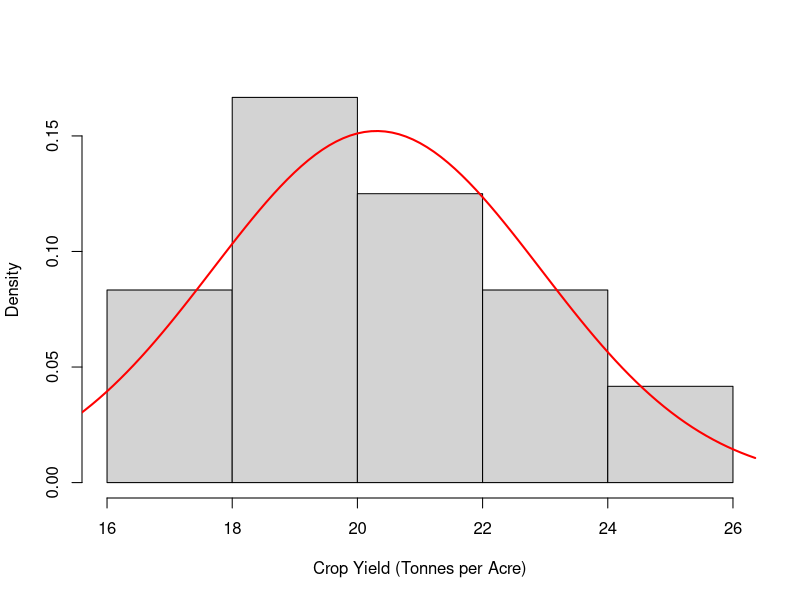
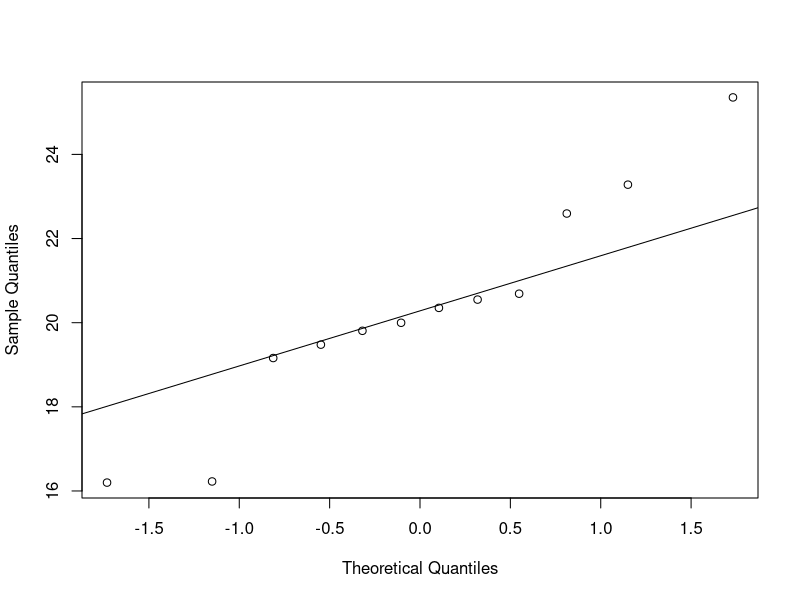
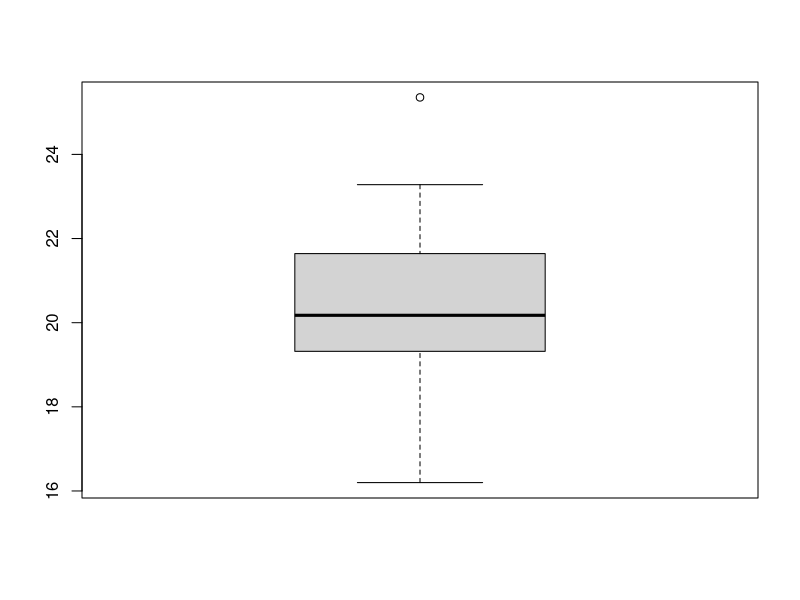
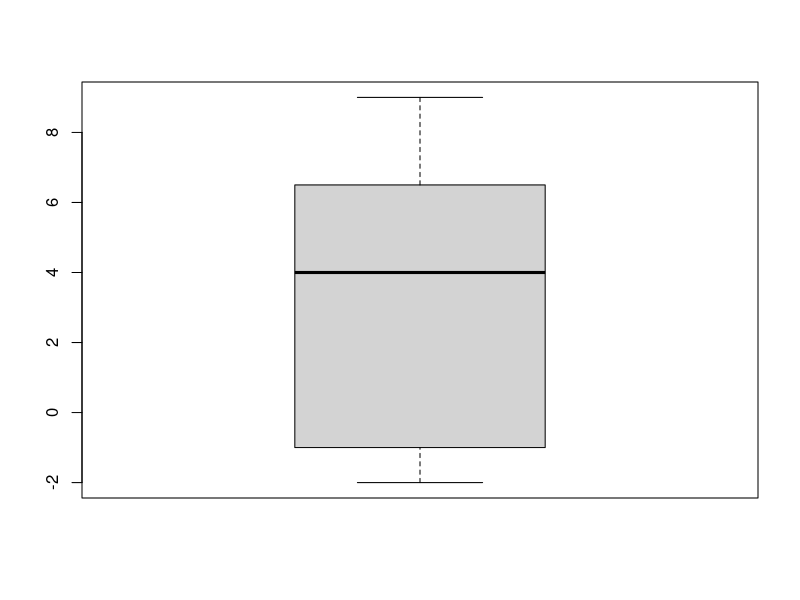
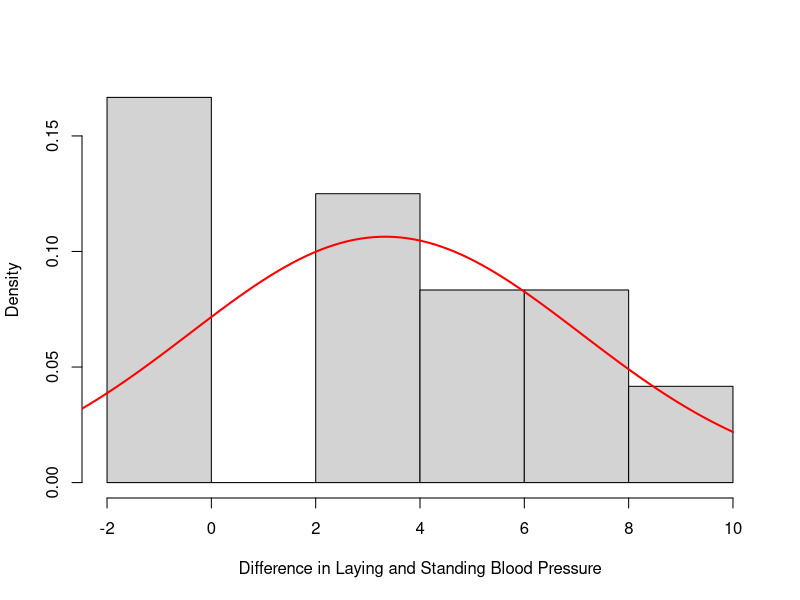
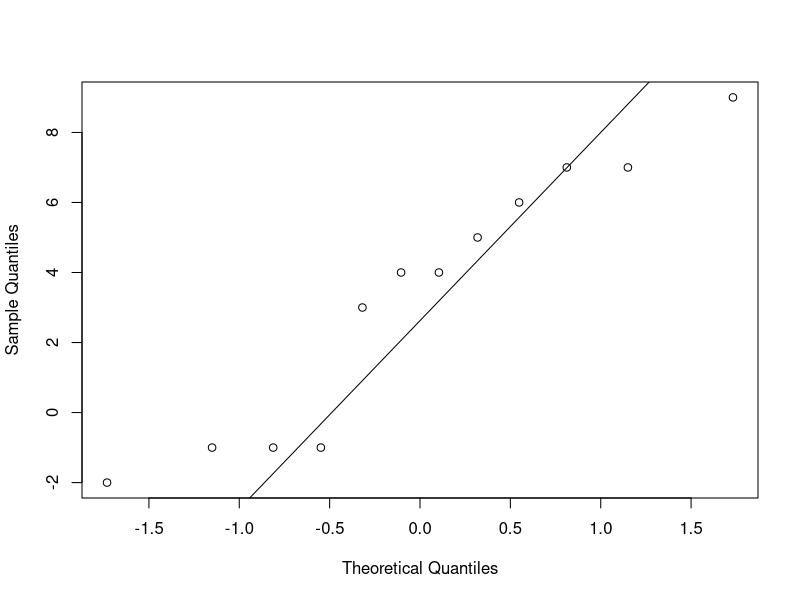

Write the R code that produced these figures, in order.
## ---- chunk 1
rm(list=ls())  # Remove the background variables,...
## ---- chunk 2

n = 44

xbar = 15.59

sd = 2.55

sem = sd / sqrt(n)

alpha = 0.05

dof = n - 1

margin_of_error = abs(qt(alpha/2, dof)) * sem

ci_lower_bound = xbar - margin_of_error
ci_upper_bound = xbar + margin_of_error

cat("Confidence Interval: [",ci_lower_bound,",",ci_upper_bound,"]\n")

## ---- chunk 3

library(pwr)

mu0 = 20

t = (xbar - mu0) / sem
t

#Degrees of freedom is still 43

p_value = 2 * pt(-abs(t), dof)
p_value

cohen_d = (xbar - mu0) / sd

power_analysis = pwr.t.test(n = n, d = cohen_d, sig.level = 0.05, type = "one.sample", alternative = "two.sided")
print(power_analysis)




## ---- chunk 4
yield=c(20.352, 25.355, 20.689, 22.595, 19.478, 23.281, 19.160, 19.807, 20.549, 16.226, 16.199, 19.998)

write.csv(yield, file = "yield.csv")

## ---- chunk 5

DATA = yield
hist(DATA,                   
     freq = F,
     xlab = "Crop Yield (Tonnes per Acre)", 
     main = "")
curve(dnorm(x, mean(DATA), sd(DATA)),
      min(DATA)-1,      
      max(DATA)+1,                 
      col = "red",                 
      lwd = 2,                     
      add = TRUE)                 

qqnorm(DATA,                            
       main = "",                     
       xlab = "Theoretical Quantiles",
       ylab = "Sample Quantiles")    

qqline(DATA)

shapiro.test(DATA)

boxplot(DATA)

## ---- chunk 6
mu0 = 20
alpha = 0.05
dof = length(DATA) - 1
sd = sd(DATA)
sem = sd / sqrt(length(DATA))
xbar = mean(DATA)

t.test(DATA, mu = mu0, alternative = "greater")


margin_of_error = abs(qt(alpha/2, dof)) * sem

ci_lower_bound = xbar - margin_of_error
ci_upper_bound = xbar + margin_of_error

cat("Confidence Interval: [",ci_lower_bound,",",ci_upper_bound,"]\n") # Print the confidence interval


## ---- chunk 7

cohen_d = (xbar - mu0) / sd

pwr.t.test(n = length(DATA), d = cohen_d, sig.level = 0.05, type = "one.sample", alternative = "greater")


pwr.t.test(power = 0.8, d = cohen_d, sig.level = 0.05, type = "one.sample", alternative = "greater")

## ---- chunk 8
standing = c(132, 146, 135, 141, 139, 162, 128, 137, 145, 151, 131, 143)
laying = c(136, 145, 140, 147, 142, 160, 137, 136, 149, 158, 130, 150)
difference = laying - standing

DATA = data.frame(participant = c(seq(1:length(standing))), 
                  standing = standing,
                  laying = laying,
                  difference = difference)

write.csv(DATA, "bpdiff.csv")

boxplot(DATA$difference)

hist(DATA$difference,                   
     freq = F,
     xlab = "Difference in Laying and Standing Blood Pressure", 
     main = "")
curve(dnorm(x, mean(DATA$difference), sd(DATA$difference)),
      min(DATA$difference)-1,      
      max(DATA$difference)+1,                 
      col = "red",                 
      lwd = 2,                     
      add = TRUE)

qqnorm(DATA$difference,                            
       main = "",                     
       xlab = "Theoretical Quantiles",
       ylab = "Sample Quantiles")    

qqline(DATA$difference)

shapiro.test(DATA$difference)

t.test(DATA$difference, mu=0, alternative="two.sided")

cohen_d = (mean(DATA$difference) - 0) / sd(DATA$difference)

pwr.t.test(n = length(DATA$difference), d = cohen_d, sig.level = 0.05, type = "one.sample", alternative = "two.sided")


pwr.t.test(power = 0.8, d = cohen_d, sig.level = 0.05, type = "one.sample", alternative = "two.sided")


## ---- chunk 9

## ---- chunk 10
